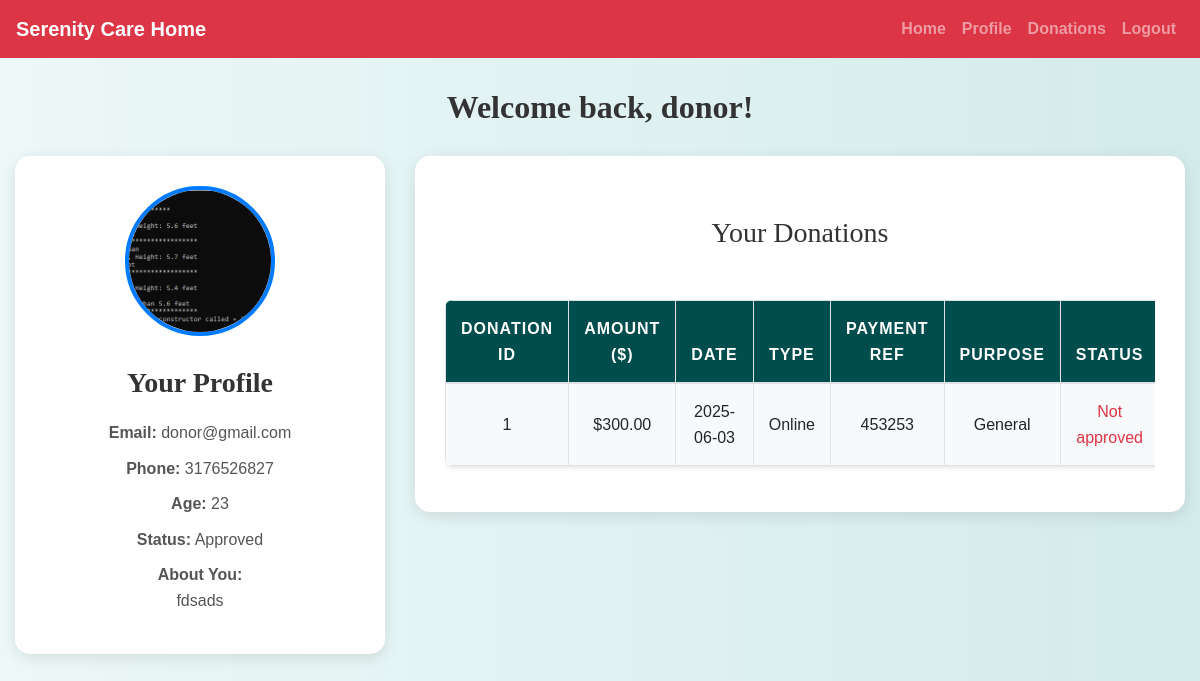
Page /donor/donor_dashboard.php (signed in) on the committed database.
### tables this page shows
CREATE TABLE `users` (
  `id` int(11) NOT NULL,
  `username` varchar(50) NOT NULL,
  `password` varchar(255) NOT NULL,
  `email` varchar(100) NOT NULL,
  `phone` varchar(20) NOT NULL,
  `age` int(11) DEFAULT NULL,
  `bio` text DEFAULT NULL,
  `user_type` varchar(50) DEFAULT NULL,
  `profile_picture` varchar(255) DEFAULT NULL,
  `status` enum('pending','approved','rejected') DEFAULT 'pending'
);

CREATE TABLE `donations` (
  `donation_id` int(11) NOT NULL,
  `donor_id` int(11) NOT NULL,
  `amount` decimal(10,2) NOT NULL,
  `donation_date` date NOT NULL,
  `donation_type` varchar(20) NOT NULL,
  `transaction_picture` varchar(255) DEFAULT NULL,
  `payment_reference_id` bigint(20) DEFAULT NULL,
  `purpose` varchar(50) NOT NULL,
  `acknowledged` enum('pending','approved','not approved') NOT NULL DEFAULT 'pending'
);

### donor/donor_dashboard.php (the view, shortened to what this page needs)
<?php
include('config.php');
$user_id = $_SESSION["id"];
$stmtUser = $conn->prepare("SELECT username, email, phone, age, bio, profile_picture, status FROM users WHERE id = ?");
$stmtUser->bind_param("i", $user_id);
$stmtUser->execute();
$userResult = $stmtUser->get_result();
$user = $userResult->fetch_assoc();
$stmtDonations = $conn->prepare("SELECT donation_id, amount, donation_date, donation_type, payment_reference_id, purpose, acknowledged FROM donations WHERE donor_id = ? ORDER BY donation_date DESC");
$stmtDonations->bind_param("i", $user_id);
$stmtDonations->execute();
$donations = $stmtDonations->get_result();
?>
<!DOCTYPE html>
<html lang="en">
<head>
    <link rel="stylesheet" href="https://cdn.jsdelivr.net/npm/bootstrap@4.6.2/dist/css/bootstrap.min.css">
    <link rel="stylesheet" href="../css/style.css">
</head>
<body>
<?php include('navbar.php'); ?>
<div class="container">
    <h2>Welcome back, <?= htmlspecialchars($user['username']) ?>!</h2>
    <div class="row">
        <div class="col-lg-4 col-md-12">
            <div class="profile-card">
                <img
                    src="<?= !empty($user['profile_picture']) ? htmlspecialchars($user['profile_picture']) : '../images/default_profile.png' ?>"
                    alt="Profile Picture"
                    class="profile-picture mx-auto d-block"
                >
                <div class="profile-info text-center">
                    <h3>Your Profile</h3>
                    <p><strong>Email:</strong> <?= htmlspecialchars($user['email']) ?></p>
                    <p><strong>Phone:</strong> <?= htmlspecialchars($user['phone']) ?></p>
                    <p><strong>Age:</strong> <?= htmlspecialchars($user['age']) ?></p>
                    <p><strong>Status:</strong> <?= htmlspecialchars(ucfirst($user['status'])) ?></p>
                    <p><strong>About You:</strong><br> <?= nl2br(htmlspecialchars($user['bio'])) ?></p>
                </div>
            </div>
        </div>
        <div class="col-lg-8 col-md-12">
            <div class="donations-card">
                <h3>Your Donations</h3>
                <?php if ($donations->num_rows > 0): ?>
                    <div class="table-responsive">
                        <table class="table table-striped table-bordered donations-table">
                            <thead>
                                <tr>
                                    <th>Donation ID</th>
                                    <th>Amount ($)</th>
                                    <th>Date</th>
                                    <th>Type</th>
                                    <th>Payment Ref</th>
                                    <th>Purpose</th>
                                    <th>Status</th>
                                </tr>
                            </thead>
                            <tbody>
                                <?php while ($don = $donations->fetch_assoc()): ?>
                                    <tr>
                                        <td><?= htmlspecialchars($don['donation_id']) ?></td>
                                        <td>$<?= number_format($don['amount'], 2) ?></td>
                                        <td><?= htmlspecialchars($don['donation_date']) ?></td>
                                        <td><?= htmlspecialchars(ucfirst($don['donation_type'])) ?></td>
                                        <td><?= htmlspecialchars($don['payment_reference_id'] ?? 'N/A') ?></td>
                                        <td><?= htmlspecialchars(ucfirst($don['purpose'])) ?></td>
                                        <td class="<?=
                                            $don['acknowledged'] === 'approved' ? 'acknowledged-approved' :
                                            ($don['acknowledged'] === 'pending' ? 'acknowledged-pending' : 'acknowledged-not-approved')
                                        ?>">
                                            <?= ucfirst($don['acknowledged']) ?>
                                        </td>
                                    </tr>
                                <?php endwhile; ?>
                            </tbody>
                        </table>
                    </div>
                <?php else: ?>
                    <p class="text-muted">You have not made any donations yet.</p>
                <?php endif; ?>
            </div>
        </div>
    </div>
</div>
</body>
</html>

### css/style.css (style rules this page uses)
body { background: linear-gradient(90deg, rgba(233, 246, 246, 0.831), rgba(207, 233, 233, 0.9)); font-family: 'Arial', sans-serif; color: #333; line-height: 1.6; }
h1, h2, h3, h4 { text-align: center; margin-top: 30px; margin-bottom: 30px; font-family: 'Georgia', serif; }
.container { margin-bottom: 40px; }
.table { width: 100%; border-collapse: collapse; margin-top: 20px; font-size: 16px; background-color: #ffffff; border-radius: 8px; overflow: hidden; box-shadow: 0 2px 4px rgba(0, 0, 0, 0.1); }
.table th, .table td { padding: 15px; border: 1px solid #dee2e6; text-align: center; }
.table thead th { background-color: #004d4d; color: white; font-weight: bold; text-transform: uppercase; letter-spacing: 1px; }
.table tbody tr:nth-child(odd) { background-color: #f8f9fa; }

### donor/donor_dashboard.php (style rules this page uses)
.container { max-width: 1200px; margin-top: 30px; margin-bottom: 30px; }
.profile-card { background: white; border-radius: 15px; padding: 30px; box-shadow: 0 4px 15px rgba(0,0,0,0.1); transition: transform 0.3s ease; }
.profile-picture { width: 150px; height: 150px; object-fit: cover; border-radius: 50%; border: 4px solid #007bff; margin-bottom: 20px; }
.profile-info h3 { color: #333; font-weight: 600; margin-bottom: 20px; }
.profile-info p { margin-bottom: 10px; color: #555; }
.donations-card { background: white; border-radius: 15px; padding: 30px; box-shadow: 0 4px 15px rgba(0,0,0,0.1); transition: transform 0.3s ease; }
.donations-table th { background-color: #007bff; color: white; font-weight: 600; }
.donations-table td { vertical-align: middle; }
.acknowledged-not-approved { color: #dc3545; font-weight: 500; }
h2 { color: #333; font-weight: 700; text-align: center; margin-bottom: 30px; }

### rows in the picture
users: username "donor", profile_picture (picture), email "donor@gmail.com", phone "3176526827", age "23", status "Approved", bio "fdsads"
donations: donation_id "1", amount "300.00", donation_date "2025-06-03", donation_type "Online", payment_reference "453253", purpose "General", acknowledged "Not approved"
